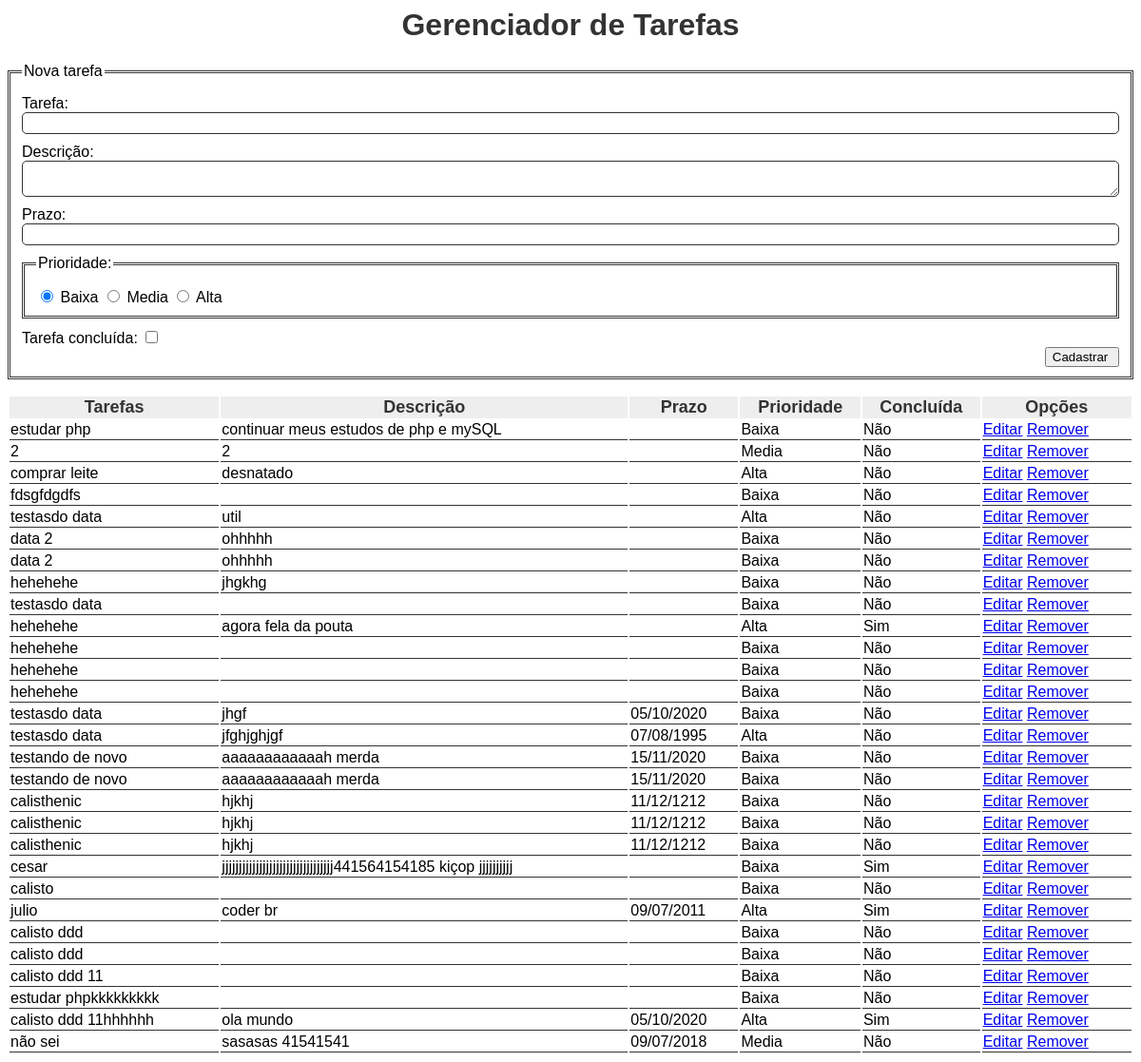
The page / on the database its author committed.
### tables this page shows
CREATE TABLE `tarefas` (
  `id` int(11) NOT NULL,
  `nome` varchar(20) NOT NULL,
  `descricao` text DEFAULT NULL,
  `prazo` date DEFAULT NULL,
  `prioridade` int(1) DEFAULT NULL,
  `concluida` tinyint(1) DEFAULT NULL
);

### index.php (called while the page is built, shortened)
<?php session_start();
require "banco.php";
require "ajudante.php";
$exibir_tabela = true;
			$lista_tarefas = buscar_tarefas($conexao);
			$tarefa = [
				'id' 			=> 0,
				'nome' 			=> '',
				'descricao' 	=> '',
				'prazo' 		=> '',
				'prioridade'    => 1,
				'concluida' 	=> ''
			];
			include "template.php";
                ?>

### ajudante.php (called while the page is built, shortened)
<?php
function traduz_prioridade ($codigo) {
    $prioridae = '';
    switch ($codigo) {
        case 1:
            $prioridae = 'Baixa';
        break;
        case 2:
            $prioridae = 'Media';
        break;
        case 3:
            $prioridae = 'Alta';
        break;
    }
    return $prioridae;
}
function traduz_data_para_exibir ($data) {
    if ($data == "" OR $data == "0000-00-00") {
        return "";
    }
    $dados = explode ("-",$data);
    $data_exibir = "{$dados[2]}/{$dados[1]}/{$dados[0]}";
    return $data_exibir;
}
function	traduz_concluida($concluida)
				{
								if	($concluida	==	1)	{
												return 'Sim';
								}
								return 'Não';
				}
;?>

### banco.php (called while the page is built, shortened)
<?php
function buscar_tarefas($conexao) {
    $sql_busca = 'SELECT * FROM tarefas';
    $resultado = mysqli_query($conexao,$sql_busca);
    $tarefas = [];
    while ($tarefa = mysqli_fetch_assoc($resultado)) {
        $tarefas [] = $tarefa;
    }
    return $tarefas;
}
;?>

### tabela.php (the view)
			    	<table>
<tr>
    <th>Tarefas</th>
    <th>Descrição</th>
    <th>Prazo</th>
    <th>Prioridade</th>
    <th>Concluída</th>
    <th>Opções</th>
</tr>
    <?php foreach ($lista_tarefas as $tarefa) :?>
        <tr>
            <td><?php echo $tarefa ['nome'];?></td>
            <td><?php echo $tarefa ['descricao'];?></td>
            <td><?php echo traduz_data_para_exibir ($tarefa ['prazo']);?></td>
            <td><?php echo traduz_prioridade ($tarefa ['prioridade']);?></td>
            <td><?php	echo	traduz_concluida($tarefa['concluida']);	?></td>
            <td>
                <a href="editar.php?id=<?php echo $tarefa['id']; ?>">Editar</a>
                <a href="remover.php?id=<?php echo $tarefa['id']; ?>">Remover</a>
            </td>
        </tr>
<?php endforeach;?>
</table>

### template.php (shortened to what this page needs)
<html>
				<head>
                        <link rel="stylesheet" href="tarefas.css" type="text/css">
				</head>
				<body>
					<h1>Gerenciador	de	Tarefas</h1>
                 <?php require 'formulario.php' ; ?>
                    <?php if ($exibir_tabela) : ?>
                        <?php require 'tabela.php' ; ?>
                    <?php endif ; ?>
                    </body>
                    </html>

### formulario.php (shortened to what this page needs)
<form>
        <fieldset>
                        <legend>Nova	tarefa</legend>
                        <label>
                                Tarefa:
                                        <input 	type="text" name="nome"	value="<?php echo $tarefa['nome'] ; ?>"/>
                        </label>
                        <label>
                        Descrição:
                            <textarea  name="descricao"><?php echo $tarefa['descricao'] ; ?></textarea>
                        </label>
                        <label>
                            Prazo:
                                <input  type="text" name="prazo"  value="<?php echo traduz_data_para_exibir($tarefa['prazo']) ; ?>">
                        </label>
                            <fieldset>
                                <legend>Prioridade:</legend>
                                    <label>
                                        <input type="radio" name="prioridade" value="1"
                                            <?php echo ($tarefa['prioridade']==1) ? 'checked' : '' ; ?> />
                                         Baixa
                                        <input type="radio" name="prioridade" value="2"
                                        <?php echo ($tarefa['prioridade']==2) ? 'checked' : '' ; ?> />
                                        Media
                                        <input type="radio" name="prioridade" value="3"
                                        <?php echo ($tarefa['prioridade']==3) ? 'checked' : '' ; ?> />
                                        Alta
                                    </label>
                            </fieldset>
                    <label>
                        Tarefa concluída:
                        <input type="checkbox" name="concluida" value="1"
                        <?php echo ($tarefa['concluida']==1) ? 'checked' : '' ; ?> />
                    </label>
                    <input	type="submit" value="<?php echo ($tarefa['id']>0) ? 'Atualizar' : 'Cadastrar' ; ?> "	/>
        </fieldset>
</form>

### tarefas.css (style rules this page uses)
body { font-family: Sans-serif; color: #333; }
h1 { text-align: center; }
fieldset { border: 3px double #333; color: #000; margin: 10px 0 0 0; }
label { display: block; margin: 10px 0 0 0; }
input[type=text], textarea { width: 100%; border: 1px solid #333; padding: 3px; border-radius: 5px; }
input[type=submit] { float: right; clear: both; }
table { width: 100%; }
table th { background-color: #EEE; font-size: 18px; }
table td { border-bottom: 1px solid #333; color: #000; }

### rows shown on the page
tarefas: nome "estudar php", descricao "continuar meus estudos de php e mySQL", prioridade "Baixa", concluida "Não"
tarefas: nome "2", descricao "2", prioridade "Media", concluida "Não"
tarefas: nome "comprar leite", descricao "desnatado", prioridade "Alta", concluida "Não"
tarefas: nome "fdsgfdgdfs", prioridade "Baixa", concluida "Não"
tarefas: nome "testasdo data", descricao "util", prioridade "Alta", concluida "Não"
tarefas: nome "data 2", descricao "ohhhhh", prioridade "Baixa", concluida "Não"
tarefas: nome "data 2", descricao "ohhhhh", prioridade "Baixa", concluida "Não"
tarefas: nome "hehehehe", descricao "jhgkhg", prioridade "Baixa", concluida "Não"
tarefas: nome "testasdo data", prioridade "Baixa", concluida "Não"
tarefas: nome "hehehehe", descricao "agora fela da pouta", prioridade "Alta", concluida "Sim"
tarefas: nome "hehehehe", prioridade "Baixa", concluida "Não"
tarefas: nome "hehehehe", prioridade "Baixa", concluida "Não"
tarefas: nome "hehehehe", prioridade "Baixa", concluida "Não"
tarefas: nome "testasdo data", descricao "jhgf", prazo "05/10/2020", prioridade "Baixa", concluida "Não"
tarefas: nome "testasdo data", descricao "jfghjghjgf", prazo "07/08/1995", prioridade "Alta", concluida "Não"
tarefas: nome "testando de novo", descricao "aaaaaaaaaaaah merda", prazo "15/11/2020", prioridade "Baixa", concluida "Não"
tarefas: nome "testando de novo", descricao "aaaaaaaaaaaah merda", prazo "15/11/2020", prioridade "Baixa", concluida "Não"
tarefas: nome "calisthenic", descricao "hjkhj", prazo "11/12/1212", prioridade "Baixa", concluida "Não"
tarefas: nome "calisthenic", descricao "hjkhj", prazo "11/12/1212", prioridade "Baixa", concluida "Não"
tarefas: nome "calisthenic", descricao "hjkhj", prazo "11/12/1212", prioridade "Baixa", concluida "Não"
tarefas: nome "cesar", descricao "jjjjjjjjjjjjjjjjjjjjjjjjjjjjjjjjj441564154185 kiçop jjjjjjjjjj", prioridade "Baixa", concluida "Sim"
tarefas: nome "calisto", prioridade "Baixa", concluida "Não"
tarefas: nome "julio", descricao "coder br", prazo "09/07/2011", prioridade "Alta", concluida "Sim"
tarefas: nome "calisto ddd", prioridade "Baixa", concluida "Não"
tarefas: nome "calisto ddd", prioridade "Baixa", concluida "Não"
tarefas: nome "calisto ddd 11", prioridade "Baixa", concluida "Não"
tarefas: nome "estudar phpkkkkkkkkk", prioridade "Baixa", concluida "Não"
tarefas: nome "calisto ddd 11hhhhhh", descricao "ola mundo", prazo "05/10/2020", prioridade "Alta", concluida "Sim"
tarefas: nome "não sei", descricao "sasasas 41541541", prazo "09/07/2018", prioridade "Media", concluida "Não"
